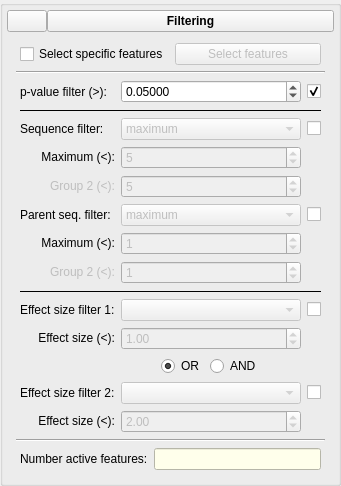
              <widget class="QGroupBox" name="groupGroupFiltering">
               <property name="title">
                <string/>
               </property>
               <property name="flat">
                <bool>false</bool>
               </property>
               <layout class="QVBoxLayout" name="verticalLayout_19">
                <property name="spacing">
                 <number>2</number>
                </property>
                <property name="margin">
                 <number>4</number>
                </property>
                <item>
                 <layout class="QHBoxLayout" name="horizontalLayout_32">
                  <property name="spacing">
                   <number>0</number>
                  </property>
                  <item>
                   <widget class="QPushButton" name="btnGroupFilteringArrow">
                    <property name="text">
                     <string/>
                    </property>
                    <property name="icon">
                     <iconset>
                      <normaloff>icons/downArrow.png</normaloff>icons/downArrow.png</iconset>
                    </property>
                   </widget>
                  </item>
                  <item>
                   <widget class="QPushButton" name="btnGroupFilteringTab">
                    <property name="sizePolicy">
                     <sizepolicy hsizetype="Minimum" vsizetype="Fixed">
                      <horstretch>1</horstretch>
                      <verstretch>0</verstretch>
                     </sizepolicy>
                    </property>
                    <property name="minimumSize">
                     <size>
                      <width>0</width>
                      <height>0</height>
                     </size>
                    </property>
                    <property name="maximumSize">
                     <size>
                      <width>16777215</width>
                      <height>16777215</height>
                     </size>
                    </property>
                    <property name="baseSize">
                     <size>
                      <width>0</width>
                      <height>0</height>
                     </size>
                    </property>
                    <property name="font">
                     <font>
                      <weight>75</weight>
                      <bold>true</bold>
                      <underline>false</underline>
                     </font>
                    </property>
                    <property name="text">
                     <string>Filtering</string>
                    </property>
                   </widget>
                  </item>
                 </layout>
                </item>
                <item>
                 <widget class="QWidget" name="widgetGroupFilter" native="true">
                  <property name="sizePolicy">
                   <sizepolicy hsizetype="Preferred" vsizetype="Preferred">
                    <horstretch>0</horstretch>
                    <verstretch>1</verstretch>
                   </sizepolicy>
                  </property>
                  <layout class="QVBoxLayout" name="verticalLayout_20">
                   <item>
                    <layout class="QHBoxLayout" name="horizontalLayout_33">
                     <property name="leftMargin">
                      <number>4</number>
                     </property>
                     <property name="rightMargin">
                      <number>4</number>
                     </property>
                     <item>
                      <widget class="QCheckBox" name="chkGroupSelectFeatures">
                       <property name="text">
                        <string>Select specific features</string>
                       </property>
                      </widget>
                     </item>
                     <item>
                      <widget class="QPushButton" name="btnGroupSelectFeatures">
                       <property name="enabled">
                        <bool>false</bool>
                       </property>
                       <property name="sizePolicy">
                        <sizepolicy hsizetype="Expanding" vsizetype="Fixed">
                         <horstretch>0</horstretch>
                         <verstretch>0</verstretch>
                        </sizepolicy>
                       </property>
                       <property name="text">
                        <string>Select features</string>
                       </property>
                      </widget>
                     </item>
                    </layout>
                   </item>
                   <item>
                    <widget class="Line" name="line_13">
                     <property name="orientation">
                      <enum>Qt::Horizontal</enum>
                     </property>
                    </widget>
                   </item>
                   <item>
                    <layout class="QGridLayout" name="gridLayout_2">
                     <property name="sizeConstraint">
                      <enum>QLayout::SetMinAndMaxSize</enum>
                     </property>
                     <property name="leftMargin">
                      <number>4</number>
                     </property>
                     <property name="rightMargin">
                      <number>4</number>
                     </property>
                     <item row="0" column="0">
                      <widget class="QLabel" name="lblGroupSignLevelFilter">
                       <property name="text">
                        <string>p-value filter (&gt;):</string>
                       </property>
                       <property name="alignment">
                        <set>Qt::AlignLeading|Qt::AlignLeft|Qt::AlignVCenter</set>
                       </property>
                      </widget>
                     </item>
                     <item row="0" column="1">
                      <widget class="QDoubleSpinBox" name="spinGroupSignLevelFilter">
                       <property name="sizePolicy">
                        <sizepolicy hsizetype="Preferred" vsizetype="Fixed">
                         <horstretch>1</horstretch>
                         <verstretch>0</verstretch>
                        </sizepolicy>
                       </property>
                       <property name="minimumSize">
                        <size>
                         <width>0</width>
                         <height>0</height>
                        </size>
                       </property>
                       <property name="statusTip">
                        <string>Filter out feature with an effect size less than the specified amount</string>
                       </property>
                       <property name="buttonSymbols">
                        <enum>QAbstractSpinBox::UpDownArrows</enum>
                       </property>
                       <property name="prefix">
                        <string/>
                       </property>
                       <property name="decimals">
                        <number>5</number>
                       </property>
                       <property name="maximum">
                        <double>1.000000000000000</double>
                       </property>
                       <property name="singleStep">
                        <double>0.001000000000000</double>
                       </property>
                       <property name="value">
                        <double>0.050000000000000</double>
                       </property>
                      </widget>
                     </item>
                     <item row="0" column="2">
                      <widget class="QCheckBox" name="chkGroupEnableSignLevelFilter">
                       <property name="text">
                        <string/>
                       </property>
                       <property name="checked">
                        <bool>true</bool>
                       </property>
                      </widget>
                     </item>
                     <item row="2" column="0">
                      <widget class="QLabel" name="lblGroupSeqFilter">
                       <property name="text">
                        <string>Sequence filter:</string>
                       </property>
                      </widget>
                     </item>
                     <item row="2" column="1">
                      <widget class="QComboBox" name="cboGroupSeqFilter">
                       <property name="enabled">
                        <bool>false</bool>
                       </property>
                       <item>
                        <property name="text">
                         <string>maximum</string>
                        </property>
                       </item>
                       <item>
                        <property name="text">
                         <string>minimum</string>
                        </property>
                       </item>
                       <item>
                        <property name="text">
                         <string>independent, maximum</string>
                        </property>
                       </item>
                       <item>
                        <property name="text">
                         <string>independent, minimum</string>
                        </property>
                       </item>
                      </widget>
                     </item>
                     <item row="2" column="2">
                      <widget class="QCheckBox" name="chkGroupEnableSeqFilter">
                       <property name="text">
                        <string/>
                       </property>
                       <property name="checked">
                        <bool>false</bool>
                       </property>
                      </widget>
                     </item>
                     <item row="3" column="0">
                      <widget class="QLabel" name="lblGroupSeqFilter1">
                       <property name="enabled">
                        <bool>true</bool>
                       </property>
                       <property name="text">
                        <string>Maximum (&lt;):</string>
                       </property>
                       <property name="alignment">
                        <set>Qt::AlignRight|Qt::AlignTrailing|Qt::AlignVCenter</set>
                       </property>
                      </widget>
                     </item>
                     <item row="3" column="1">
                      <widget class="QSpinBox" name="spinGroupFilter1">
                       <property name="enabled">
                        <bool>false</bool>
                       </property>
                       <property name="sizePolicy">
                        <sizepolicy hsizetype="Preferred" vsizetype="Fixed">
                         <horstretch>1</horstretch>
                         <verstretch>0</verstretch>
                        </sizepolicy>
                       </property>
                       <property name="minimumSize">
                        <size>
                         <width>0</width>
                         <height>0</height>
                        </size>
                       </property>
                       <property name="statusTip">
                        <string>Filter out all features where sample 2 does not contain more than the specified number of sequences</string>
                       </property>
                       <property name="maximum">
                        <number>10000</number>
                       </property>
                       <property name="value">
                        <number>5</number>
                       </property>
                      </widget>
                     </item>
                     <item row="4" column="0">
                      <widget class="QLabel" name="lblGroupSeqFilter2">
                       <property name="enabled">
                        <bool>false</bool>
                       </property>
                       <property name="text">
                        <string>Group 2 (&lt;):</string>
                       </property>
                       <property name="alignment">
                        <set>Qt::AlignRight|Qt::AlignTrailing|Qt::AlignVCenter</set>
                       </property>
                      </widget>
                     </item>
                     <item row="4" column="1">
                      <widget class="QSpinBox" name="spinGroupFilter2">
                       <property name="enabled">
                        <bool>false</bool>
                       </property>
                       <property name="sizePolicy">
                        <sizepolicy hsizetype="Minimum" vsizetype="Fixed">
                         <horstretch>1</horstretch>
                         <verstretch>0</verstretch>
                        </sizepolicy>
                       </property>
                       <property name="maximum">
                        <number>10000</number>
                       </property>
                       <property name="value">
                        <number>5</number>
                       </property>
                      </widget>
                     </item>
                     <item row="5" column="0">
                      <widget class="QLabel" name="label_24">
                       <property name="text">
                        <string>Parent seq. filter:</string>
                       </property>
                      </widget>
                     </item>
                     <item row="5" column="1">
                      <widget class="QComboBox" name="cboGroupParentSeqFilter">
                       <property name="enabled">
                        <bool>false</bool>
                       </property>
                       <property name="currentIndex">
                        <number>0</number>
                       </property>
                       <item>
                        <property name="text">
                         <string>maximum</string>
                        </property>
                       </item>
                       <item>
                        <property name="text">
                         <string>minimum</string>
                        </property>
                       </item>
                       <item>
                        <property name="text">
                         <string>independent, maximum</string>
                        </property>
                       </item>
                       <item>
                        <property name="text">
                         <string>independent, minimum</string>
                        </property>
                       </item>
                      </widget>
                     </item>
                     <item row="5" column="2">
                      <widget class="QCheckBox" name="chkGroupEnableParentSeqFilter">
                       <property name="text">
                        <string/>
                       </property>
                       <property name="checked">
                        <bool>false</bool>
                       </property>
                      </widget>
                     </item>
                     <item row="6" column="0">
                      <widget class="QLabel" name="lblGroupParentSeqFilter1">
                       <property name="text">
                        <string>Maximum (&lt;):</string>
                       </property>
                       <property name="alignment">
                        <set>Qt::AlignRight|Qt::AlignTrailing|Qt::AlignVCenter</set>
                       </property>
                      </widget>
                     </item>
                     <item row="6" column="1">
                      <widget class="QSpinBox" name="spinGroupParentFilter1">
                       <property name="enabled">
                        <bool>false</bool>
                       </property>
                       <property name="maximum">
                        <number>10000</number>
                       </property>
                       <property name="value">
                        <number>1</number>
                       </property>
                      </widget>
                     </item>
                     <item row="7" column="0">
                      <widget class="QLabel" name="lblGroupParentSeqFilter2">
                       <property name="enabled">
                        <bool>false</bool>
                       </property>
                       <property name="text">
                        <string>Group 2 (&lt;):</string>
                       </property>
                       <property name="alignment">
                        <set>Qt::AlignRight|Qt::AlignTrailing|Qt::AlignVCenter</set>
                       </property>
                      </widget>
                     </item>
                     <item row="7" column="1">
                      <widget class="QSpinBox" name="spinGroupParentFilter2">
                       <property name="enabled">
                        <bool>false</bool>
                       </property>
                       <property name="maximum">
                        <number>10000</number>
                       </property>
                       <property name="value">
                        <number>1</number>
                       </property>
                      </widget>
                     </item>
                     <item row="8" column="0" colspan="3">
                      <widget class="Line" name="line_14">
                       <property name="frameShadow">
                        <enum>QFrame::Plain</enum>
                       </property>
                       <property name="midLineWidth">
                        <number>0</number>
                       </property>
                       <property name="orientation">
                        <enum>Qt::Horizontal</enum>
                       </property>
                      </widget>
                     </item>
                     <item row="9" column="0">
                      <widget class="QLabel" name="label_25">
                       <property name="frameShape">
                        <enum>QFrame::NoFrame</enum>
                       </property>
                       <property name="text">
                        <string>Effect size filter 1:</string>
                       </property>
                      </widget>
                     </item>
                     <item row="9" column="1">
                      <widget class="QComboBox" name="cboGroupEffectSizeMeasure1">
                       <property name="enabled">
                        <bool>false</bool>
                       </property>
                       <property name="sizePolicy">
                        <sizepolicy hsizetype="Preferred" vsizetype="Fixed">
                         <horstretch>1</horstretch>
                         <verstretch>0</verstretch>
                        </sizepolicy>
                       </property>
                      </widget>
                     </item>
                     <item row="9" column="2">
                      <widget class="QCheckBox" name="chkGroupEnableEffectSizeFilter1">
                       <property name="text">
                        <string/>
                       </property>
                       <property name="checked">
                        <bool>false</bool>
                       </property>
                      </widget>
                     </item>
                     <item row="10" column="0">
                      <widget class="QLabel" name="lblGroupMinEffectSize">
                       <property name="sizePolicy">
                        <sizepolicy hsizetype="Preferred" vsizetype="Preferred">
                         <horstretch>0</horstretch>
                         <verstretch>0</verstretch>
                        </sizepolicy>
                       </property>
                       <property name="minimumSize">
                        <size>
                         <width>0</width>
                         <height>0</height>
                        </size>
                       </property>
                       <property name="layoutDirection">
                        <enum>Qt::LeftToRight</enum>
                       </property>
                       <property name="text">
                        <string>Effect size (&lt;):</string>
                       </property>
                       <property name="alignment">
                        <set>Qt::AlignRight|Qt::AlignTrailing|Qt::AlignVCenter</set>
                       </property>
                      </widget>
                     </item>
                     <item row="10" column="1">
                      <widget class="QDoubleSpinBox" name="spinGroupMinEffectSize1">
                       <property name="enabled">
                        <bool>false</bool>
                       </property>
                       <property name="sizePolicy">
                        <sizepolicy hsizetype="Preferred" vsizetype="Fixed">
                         <horstretch>1</horstretch>
                         <verstretch>0</verstretch>
                        </sizepolicy>
                       </property>
                       <property name="minimumSize">
                        <size>
                         <width>0</width>
                         <height>0</height>
                        </size>
                       </property>
                       <property name="statusTip">
                        <string>Filter out feature with an effect size less than the specified amount</string>
                       </property>
                       <property name="singleStep">
                        <double>0.010000000000000</double>
                       </property>
                       <property name="value">
                        <double>1.000000000000000</double>
                       </property>
                      </widget>
                     </item>
                     <item row="12" column="0">
                      <widget class="QLabel" name="label_26">
                       <property name="frameShape">
                        <enum>QFrame::NoFrame</enum>
                       </property>
                       <property name="text">
                        <string>Effect size filter 2:</string>
                       </property>
                      </widget>
                     </item>
                     <item row="12" column="2">
                      <widget class="QCheckBox" name="chkGroupEnableEffectSizeFilter2">
                       <property name="text">
                        <string/>
                       </property>
                       <property name="checked">
                        <bool>false</bool>
                       </property>
                      </widget>
                     </item>
                     <item row="13" column="0">
                      <widget class="QLabel" name="lblGroupMinEffectSize_2">
                       <property name="sizePolicy">
                        <sizepolicy hsizetype="Preferred" vsizetype="Preferred">
                         <horstretch>0</horstretch>
                         <verstretch>0</verstretch>
                        </sizepolicy>
                       </property>
                       <property name="minimumSize">
                        <size>
                         <width>0</width>
                         <height>0</height>
                        </size>
                       </property>
                       <property name="layoutDirection">
                        <enum>Qt::LeftToRight</enum>
                       </property>
                       <property name="text">
                        <string>Effect size (&lt;):</string>
                       </property>
                       <property name="alignment">
                        <set>Qt::AlignRight|Qt::AlignTrailing|Qt::AlignVCenter</set>
                       </property>
                      </widget>
                     </item>
                     <item row="13" column="1">
                      <widget class="QDoubleSpinBox" name="spinGroupMinEffectSize2">
                       <property name="enabled">
                        <bool>false</bool>
                       </property>
                       <property name="sizePolicy">
                        <sizepolicy hsizetype="Preferred" vsizetype="Fixed">
                         <horstretch>1</horstretch>
                         <verstretch>0</verstretch>
                        </sizepolicy>
                       </property>
                       <property name="minimumSize">
                        <size>
                         <width>0</width>
                         <height>0</height>
                        </size>
                       </property>
                       <property name="statusTip">
                        <string>Filter out feature with an effect size less than the specified amount</string>
                       </property>
                       <property name="minimum">
                        <double>0.000000000000000</double>
                       </property>
                       <property name="singleStep">
                        <double>0.010000000000000</double>
                       </property>
                       <property name="value">
                        <double>2.000000000000000</double>
                       </property>
                      </widget>
                     </item>
                     <item row="11" column="1">
                      <layout class="QHBoxLayout" name="horizontalLayout_34">
                       <item>
                        <spacer name="horizontalSpacer_12">
                         <property name="orientation">
                          <enum>Qt::Horizontal</enum>
                         </property>
                         <property name="sizeHint" stdset="0">
                          <size>
                           <width>40</width>
                           <height>20</height>
                          </size>
                         </property>
                        </spacer>
                       </item>
                       <item>
                        <widget class="QRadioButton" name="radioGroupOR">
                         <property name="text">
                          <string>OR</string>
                         </property>
                         <property name="checked">
                          <bool>true</bool>
                         </property>
                        </widget>
                       </item>
                       <item>
                        <widget class="QRadioButton" name="radioGroupAND">
                         <property name="text">
                          <string>AND</string>
                         </property>
                        </widget>
                       </item>
                       <item>
                        <spacer name="horizontalSpacer_13">
                         <property name="orientation">
                          <enum>Qt::Horizontal</enum>
                         </property>
                         <property name="sizeHint" stdset="0">
                          <size>
                           <width>40</width>
                           <height>20</height>
                          </size>
                         </property>
                        </spacer>
                       </item>
                      </layout>
                     </item>
                     <item row="1" column="0" colspan="3">
                      <widget class="Line" name="line_15">
                       <property name="frameShadow">
                        <enum>QFrame::Plain</enum>
                       </property>
                       <property name="orientation">
                        <enum>Qt::Horizontal</enum>
                       </property>
                      </widget>
                     </item>
                     <item row="12" column="1">
                      <widget class="QComboBox" name="cboGroupEffectSizeMeasure2">
                       <property name="enabled">
                        <bool>false</bool>
                       </property>
                       <property name="sizePolicy">
                        <sizepolicy hsizetype="Preferred" vsizetype="Fixed">
                         <horstretch>1</horstretch>
                         <verstretch>0</verstretch>
                        </sizepolicy>
                       </property>
                      </widget>
                     </item>
                    </layout>
                   </item>
                   <item>
                    <widget class="Line" name="line_16">
                     <property name="orientation">
                      <enum>Qt::Horizontal</enum>
                     </property>
                    </widget>
                   </item>
                   <item>
                    <layout class="QHBoxLayout" name="horizontalLayout_36">
                     <property name="leftMargin">
                      <number>4</number>
                     </property>
                     <property name="rightMargin">
                      <number>4</number>
                     </property>
                     <item>
                      <widget class="QLabel" name="label_27">
                       <property name="text">
                        <string>Number active features:</string>
                       </property>
                      </widget>
                     </item>
                     <item>
                      <widget class="QLineEdit" name="txtGroupNumActiveFeatures">
                       <property name="styleSheet">
                        <string>background-color: rgb(255, 255, 235);</string>
                       </property>
                       <property name="readOnly">
                        <bool>true</bool>
                       </property>
                      </widget>
                     </item>
                    </layout>
                   </item>
                  </layout>
                 </widget>
                </item>
               </layout>
              </widget>
